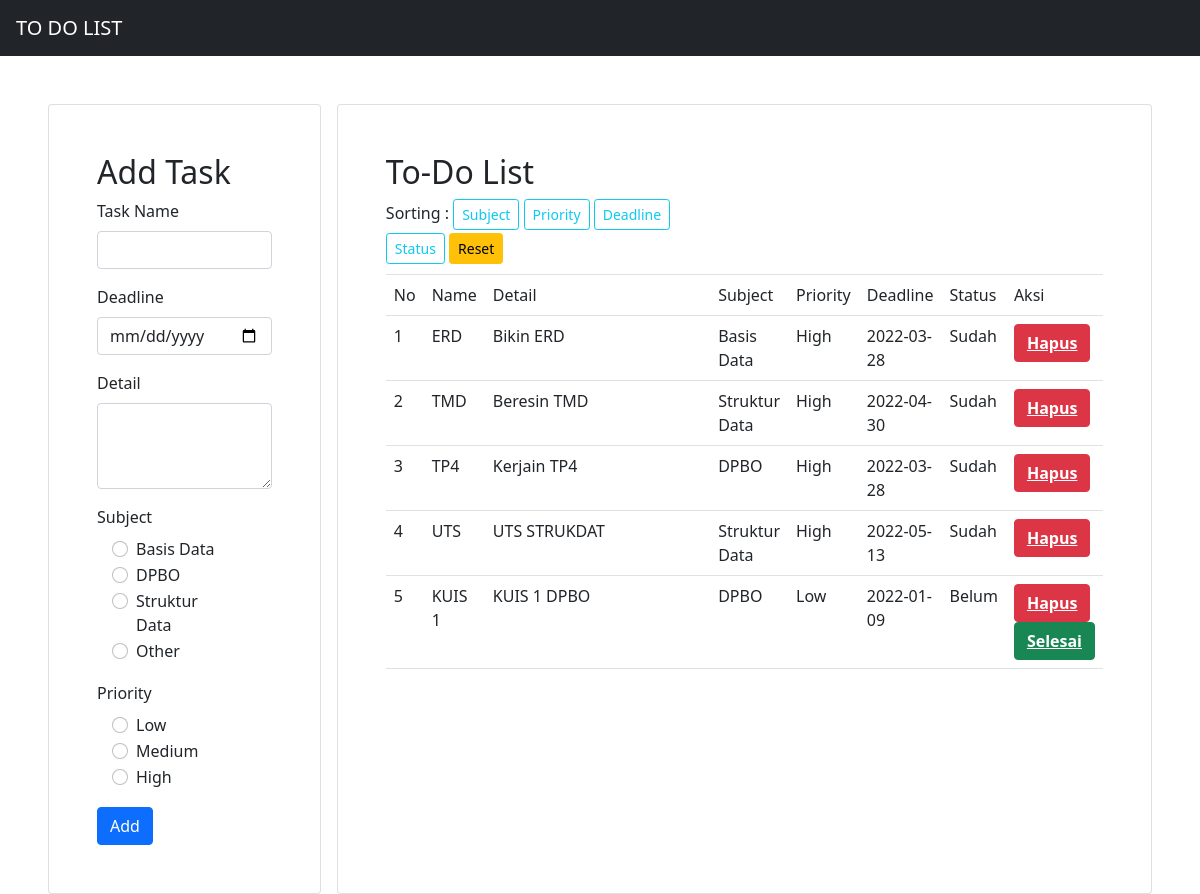
The page / on the database its author committed.
### tables this page shows
CREATE TABLE `tb_to_do`  (
  `id` int NOT NULL AUTO_INCREMENT,
  `name_td` varchar(255) NOT NULL,
  `details_td` text NOT NULL,
  `subject_td` varchar(255) NOT NULL,
  `priority_td` varchar(255) NOT NULL,
  `deadline_td` date NOT NULL,
  `status_td` varchar(255) NOT NULL,
  PRIMARY KEY (`id`) USING BTREE
);

### conf.php (called while the page is built)
<?php
$db_host = "localhost";
$db_user = "root";
$db_password = "";
$db_name = "db_task";
?>

### DB.php (called while the page is built, shortened)
<?php
class DB{
	var $db_host = '';
	var $db_user = '';
	var $db_password = '';
	var $db_name = '';
	var $db_link = '';
	var $result = 0;
	function DB($db_host='', $db_user='', $db_password='', $db_name=''){
		$this->db_host = $db_host;
		$this->db_user = $db_user;
		$this->db_password = $db_password;
		$this->db_name = $db_name;
	}
	function open(){
		$this->db_link = mysqli_connect($this->db_host, $this->db_user, $this->db_password, $this->db_name);
	}
	function execute($query=""){
		$this->result = mysqli_query($this->db_link, $query);
		return $this->result;
	}
	function getResult(){
		return mysqli_fetch_array($this->result);
	}
}
?>

### Task.php (called while the page is built, shortened)
<?php
class Task extends DB{
	function getTask(){
		$query = "SELECT * FROM tb_to_do";
		return $this->execute($query);
	}
}
?>

### index.php (the view, shortened to what this page needs)
<?php
include("conf.php");
include("DB.php");
include("Task.php");
include("Template.php");
$otask = new Task($db_host, $db_user, $db_password, $db_name);
$otask->open();
$sorting = FALSE;
if ($sorting == FALSE) {
	$otask->getTask();
}
$data = null;
$no = 1;
while (list($id, $tname, $tdetails, $tsubject, $tpriority, $tdeadline, $tstatus) = $otask->getResult()) {
	if($tstatus == "Sudah"){
		$data .= "<tr>
		<td>" . $no . "</td>
		<td>" . $tname . "</td>
		<td>" . $tdetails . "</td>
		<td>" . $tsubject . "</td>
		<td>" . $tpriority . "</td>
		<td>" . $tdeadline . "</td>
		<td>" . $tstatus . "</td>
		<td>
		<button class='btn btn-danger'><a href='index.php?id_hapus=" . $id . "' style='color: white; font-weight: bold;'>Hapus</a></button>
		</td>
		</tr>";
		$no++;
	}
	else{
		$data .= "<tr>
		<td>" . $no . "</td>
		<td>" . $tname . "</td>
		<td>" . $tdetails . "</td>
		<td>" . $tsubject . "</td>
		<td>" . $tpriority . "</td>
		<td>" . $tdeadline . "</td>
		<td>" . $tstatus . "</td>
		<td>
		<button class='btn btn-danger'><a href='index.php?id_hapus=" . $id . "' style='color: white; font-weight: bold;'>Hapus</a></button>
		<button class='btn btn-success' ><a href='index.php?id_status=" . $id .  "' style='color: white; font-weight: bold;'>Selesai</a></button>
		</td>
		</tr>";
		$no++;
	}
}

### Template.php (shortened to what this page needs)
<?php
class Template{
	var $content = '';
	function Template($filename = ''){
		$this->content = implode('', @file($filename));
	}
	function clear(){
		$this->content = preg_replace("/DATA_[A-Z|_|0-9]+/", "", $this->content);
	}
	function write(){
		print $this->content;
	}
	function replace($old = '', $new = ''){
		if(is_int($new)){
			$value = sprintf("%d", $new);
		}elseif(is_float($new)){
			$value = sprintf("%f", $new);
		}elseif(is_array($new)){
			$value = '';
			foreach( $new as $item){
				$value .= $item. '';
			}
		}else{
			$value = $new;
		}
		$this->content = preg_replace("/$old/",  $value, $this->content);
	}
}
 ?>

### rows shown on the page
tb_to_do: name_td "ERD", details_td "Bikin ERD", subject_td "Basis Data", priority_td "High", deadline_td "2022-03-28", status_td "Sudah"
tb_to_do: name_td "TMD", details_td "Beresin TMD", subject_td "Struktur Data", priority_td "High", deadline_td "2022-04-30", status_td "Sudah"
tb_to_do: name_td "TP4", details_td "Kerjain TP4", subject_td "DPBO", priority_td "High", deadline_td "2022-03-28", status_td "Sudah"
tb_to_do: name_td "UTS", details_td "UTS STRUKDAT", subject_td "Struktur Data", priority_td "High", deadline_td "2022-05-13", status_td "Sudah"
tb_to_do: name_td "KUIS 1", details_td "KUIS 1 DPBO", subject_td "DPBO", priority_td "Low", deadline_td "2022-01-09", status_td "Belum"
